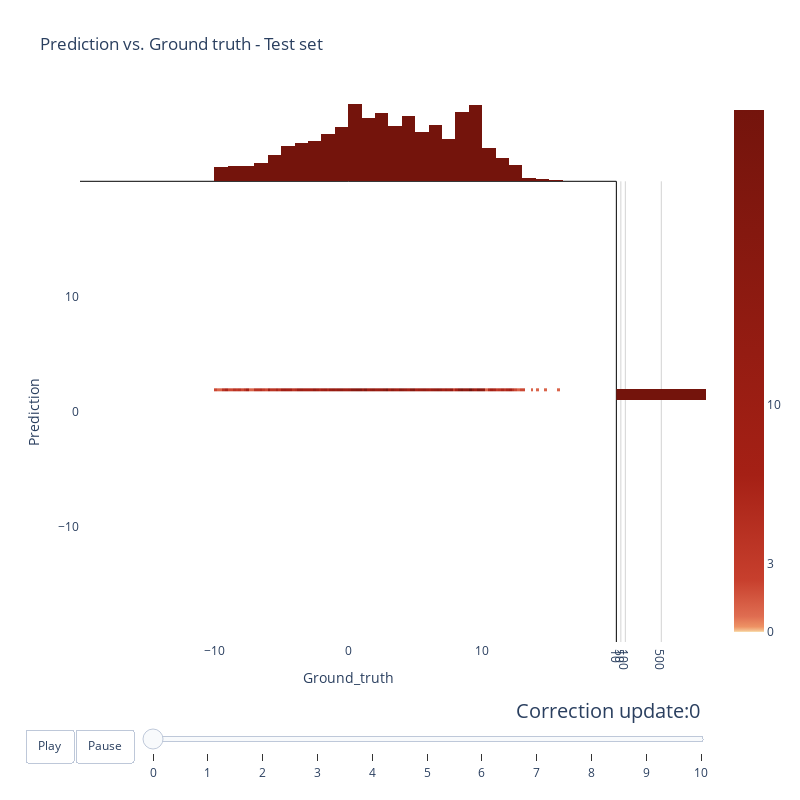

Notebook source saved alongside this figure:
### Code cell
frames = []
slider_steps = []

middle_traces = []
right_traces = []
top_traces = []

for t in range(model.correction_updates+1):
    
    middle_trace = go.Histogram2d(
        x=np.reshape(X_np, [-1]),
        y=np.reshape(X_hat[str(t)], [-1]),
        xaxis = 'x',
        yaxis = 'y',
        xbins = dict(start=-20, end=20, size=0.2),
        ybins = dict(start=-20, end=20, size=0.2),
        colorscale= [
            [0, 'rgb(255, 255, 255)'],       
            [1./3333, 'rgb(251, 232, 204)'],
            [1./1000, 'rgb(247, 213, 165)'],
            [1./333, 'rgb(244, 189, 140)'],  
            [1./100, 'rgb(238, 146, 100)'],      
            [1./33.3, 'rgb(223, 109, 81)'],             
            [1./10, 'rgb(199, 63, 45)'],
            [1./3.33, 'rgb(165, 32, 21)'],
            [1, 'rgb(116, 20, 12)']

        ],
        colorbar= dict(
            tick0= 0,
            tickmode= 'array',
            tickvals= [0, 3, 10, 30]
        )
    )
    middle_traces.append(middle_trace)
    
    right_trace = go.Histogram(
        y = np.reshape(X_hat[str(t)], [-1]),
        xaxis = 'x2',
        marker = dict(
            color = 'rgba(116, 20, 12, 1)'
        )
    )
    right_traces.append(right_trace)
    
    top_trace = go.Histogram(
        x = np.reshape(X_np, [-1]),
        yaxis = 'y2',
        marker = dict(
            color = 'rgba(116, 20, 12, 1)'
        )
    )
    top_traces.append(top_trace)
    
    
    
    frame = go.Frame(data=[middle_trace, right_trace, top_trace],
                    name= str(t),
                    layout = dict(
                        showlegend=False,
                        annotations=[
                            go.layout.Annotation(
                                x=15,
                                y=-19,
                                xref="x",
                                yref="y",
                                text="Correlation = {0:.3f}".format(np.nan_to_num(np.corrcoef(np.reshape(X_np, -1), np.reshape(X_hat[str(t)], -1))[0,1])),
                                showarrow=False,
                                arrowhead=0,
                                ax=0,
                                ay=-40
                            )
                        ]
                    ))
    frames.append(frame)
    
    slider_step = {"args": [
        [str(t)],
        {"frame": {"duration": 0, "redraw": True},
         "mode": "immediate",
         "transition": {"duration": 0}}
    ],
        "label": str(t),
        "method": "animate"}
    slider_steps.append(slider_step)

fig = go.Figure(
    data=[middle_traces[0], right_traces[0], top_traces[0]],#[go.Scatter(x=[0, 1], y=[0, 1])],
    layout=go.Layout(
        autosize = False,
        xaxis = dict(
            zeroline = False,
            domain = [0,0.85],
            showgrid = False,
            tickvals = [-10, 0, 10],
            title = 'Ground_truth'
        ),
        yaxis = dict(
            zeroline = False,
            domain = [0,0.85],
            showgrid = False,
            tickvals = [-10, 0, 10],
            title = 'Prediction'
        ),
        xaxis2 = dict(
            zeroline = True,
            zerolinewidth=1, 
            zerolinecolor='black',
            domain = [0.85,1],
            showgrid = True,
            gridcolor='LightGrey',
            tickvals = [10, 50, 100, 500],
        ),
        yaxis2 = dict(
            zeroline = True,
            zerolinewidth=1, 
            zerolinecolor='black',
            domain = [0.85,1],
            showgrid = True,
            gridcolor='LightGrey',
            tickvals = [100, 500],
        ),
        height = 800,
        width = 800,
        bargap = 0,
        hovermode = 'closest',
        showlegend = False,
        paper_bgcolor='rgba(0,0,0,0)',
        plot_bgcolor='rgba(0,0,0,0)',
        title='Prediction vs. Ground truth - Test set'
    ),
    frames=frames
)
fig["layout"]["updatemenus"] = [
    {
        "buttons": [
            {
                "args": [None, {"frame": {"duration": 500, "redraw": True},
                                "fromcurrent": False, "transition": {"duration": 500,
                                                                    "easing": "quadratic-in-out"}}],
                "label": "Play",
                "method": "animate"
            },
            {
                "args": [[None], {"frame": {"duration": 0, "redraw": True},
                                  "mode": "immediate",
                                  "transition": {"duration": 0}}],
                "label": "Pause",
                "method": "animate"
            }
        ],
        "direction": "left",
        "pad": {"r": 10, "t": 87},
        "showactive": False,
        "type": "buttons",
        "x": 0.1,
        "xanchor": "right",
        "y": 0,
        "yanchor": "top"
    }
]

fig["layout"]["sliders"] = [{
    "active": 0,
    "yanchor": "top",
    "xanchor": "left",
    "currentvalue": {
        "font": {"size": 20},
        "prefix": "Correction update:",
        "visible": True,
        "xanchor": "right"
    },
    "transition": {"duration": 0, "easing": "cubic-in-out"},
    "pad": {"b": 10, "t": 50},
    "len": 0.9,
    "x": 0.1,
    "y": 0,
    "steps": slider_steps
}]

fig.show()

### Figure 1 — Plotly figure (JSON) as saved in the notebook; plotly's stock layout.template omitted (floating-point values rounded to 4 significant figures; data arrays with more than 128 entries replaced by an {"elided": "..."} marker saying what was removed)
{"data": [{"colorbar": {"tick0": 0, "tickmode": "array", "tickvals": [0, 3, 10, 30]}, "colorscale": [[0, "rgb(255, 255, 255)"], [0.0003, "rgb(251, 232, 204)"], [0.001, "rgb(247, 213, 165)"], [0.003003, "rgb(244, 189, 140)"], [0.01, "rgb(238, 146, 100)"], [0.03003, "rgb(223, 109, 81)"], [0.1, "rgb(199, 63, 45)"], [0.3003, "rgb(165, 32, 21)"], [1, "rgb(116, 20, 12)"]], "type": "histogram2d", "x": {"elided": "1000 float values"}, "xaxis": "x", "xbins": {"end": 20, "size": 0.2, "start": -20}, "y": {"elided": "1000 float values"}, "yaxis": "y", "ybins": {"end": 20, "size": 0.2, "start": -20}}, {"marker": {"color": "rgba(116, 20, 12, 1)"}, "type": "histogram", "xaxis": "x2", "y": {"elided": "1000 float values"}}, {"marker": {"color": "rgba(116, 20, 12, 1)"}, "type": "histogram", "x": {"elided": "1000 float values"}, "yaxis": "y2"}], "layout": {"autosize": false, "bargap": 0, "height": 800, "hovermode": "closest", "paper_bgcolor": "rgba(0,0,0,0)", "plot_bgcolor": "rgba(0,0,0,0)", "showlegend": false, "sliders": [{"active": 0, "currentvalue": {"font": {"size": 20}, "prefix": "Correction update:", "visible": true, "xanchor": "right"}, "len": 0.9, "pad": {"b": 10, "t": 50}, "steps": [{"args": [["0"], {"frame": {"duration": 0, "redraw": true}, "mode": "immediate", "transition": {"duration": 0}}], "label": "0", "method": "animate"}, {"args": [["1"], {"frame": {"duration": 0, "redraw": true}, "mode": "immediate", "transition": {"duration": 0}}], "label": "1", "method": "animate"}, {"args": [["2"], {"frame": {"duration": 0, "redraw": true}, "mode": "immediate", "transition": {"duration": 0}}], "label": "2", "method": "animate"}, {"args": [["3"], {"frame": {"duration": 0, "redraw": true}, "mode": "immediate", "transition": {"duration": 0}}], "label": "3", "method": "animate"}, {"args": [["4"], {"frame": {"duration": 0, "redraw": true}, "mode": "immediate", "transition": {"duration": 0}}], "label": "4", "method": "animate"}, {"args": [["5"], {"frame": {"duration": 0, "redraw": true}, "mode": "immediate", "transition": {"duration": 0}}], "label": "5", "method": "animate"}, {"args": [["6"], {"frame": {"duration": 0, "redraw": true}, "mode": "immediate", "transition": {"duration": 0}}], "label": "6", "method": "animate"}, {"args": [["7"], {"frame": {"duration": 0, "redraw": true}, "mode": "immediate", "transition": {"duration": 0}}], "label": "7", "method": "animate"}, {"args": [["8"], {"frame": {"duration": 0, "redraw": true}, "mode": "immediate", "transition": {"duration": 0}}], "label": "8", "method": "animate"}, {"args": [["9"], {"frame": {"duration": 0, "redraw": true}, "mode": "immediate", "transition": {"duration": 0}}], "label": "9", "method": "animate"}, {"args": [["10"], {"frame": {"duration": 0, "redraw": true}, "mode": "immediate", "transition": {"duration": 0}}], "label": "10", "method": "animate"}], "transition": {"duration": 0, "easing": "cubic-in-out"}, "x": 0.1, "xanchor": "left", "y": 0, "yanchor": "top"}], "title": {"text": "Prediction vs. Ground truth - Test set"}, "updatemenus": [{"buttons": [{"args": [null, {"frame": {"duration": 500, "redraw": true}, "fromcurrent": false, "transition": {"duration": 500, "easing": "quadratic-in-out"}}], "label": "Play", "method": "animate"}, {"args": [[null], {"frame": {"duration": 0, "redraw": true}, "mode": "immediate", "transition": {"duration": 0}}], "label": "Pause", "method": "animate"}], "direction": "left", "pad": {"r": 10, "t": 87}, "showactive": false, "type": "buttons", "x": 0.1, "xanchor": "right", "y": 0, "yanchor": "top"}], "width": 800, "xaxis": {"domain": [0, 0.85], "showgrid": false, "tickvals": [-10, 0, 10], "title": {"text": "Ground_truth"}, "zeroline": false}, "xaxis2": {"domain": [0.85, 1], "gridcolor": "LightGrey", "showgrid": true, "tickvals": [10, 50, 100, 500], "zeroline": true, "zerolinecolor": "black", "zerolinewidth": 1}, "yaxis": {"domain": [0, 0.85], "showgrid": false, "tickvals": [-10, 0, 10], "title": {"text": "Prediction"}, "zeroline": false}, "yaxis2": {"domain": [0.85, 1], "gridcolor": "LightGrey", "showgrid": true, "tickvals": [100, 500], "zeroline": true, "zerolinecolor": "black", "zerolinewidth": 1}}}
